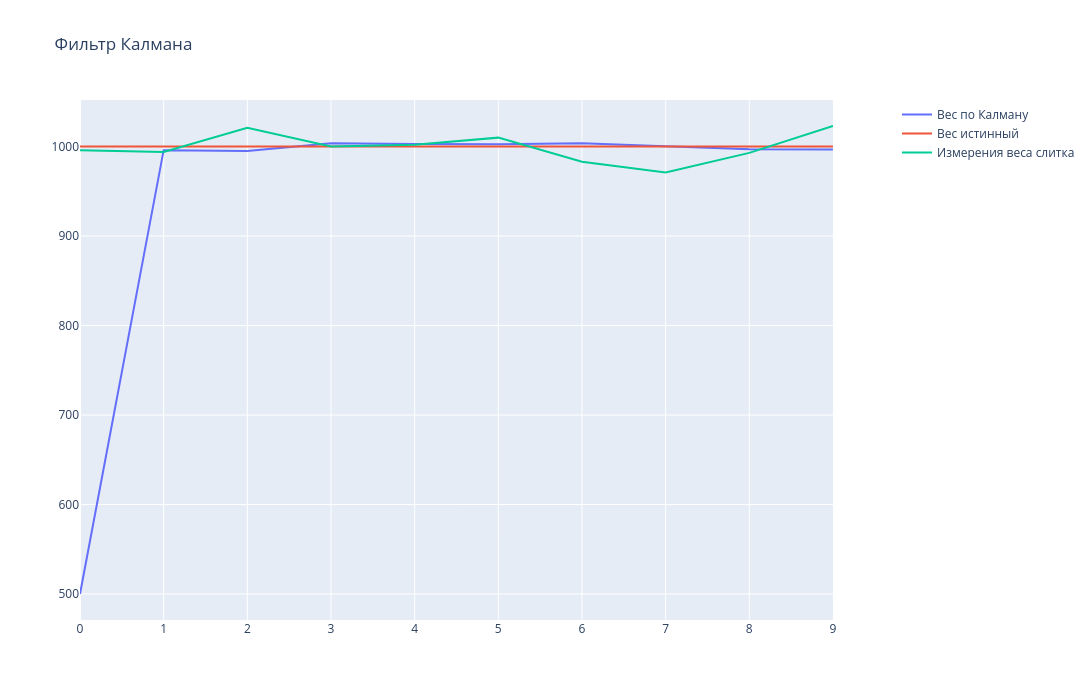

The cell this chart's notebook holds for it:
### Markdown cell above
### α фильтр

### Code cell
import plotly.graph_objs as go

from plotly.subplots import make_subplots

x = [500]
speed = [500]
predict=[]
alpha=[]
mes = [996, 994, 1021, 1000, 1002, 1010, 983, 971, 993, 1023]

for i in range(len(mes)):
    alpha.append(1/(i+1))
    predict.append(x[i])
    x.append(predict[i]+alpha[i]*(mes[i]-predict[i]))

fig = make_subplots(specs=[[{"secondary_y": True}]])

fig.add_trace(go.Scatter(x=[i for i in range(len(mes))], y = x, mode='lines', name='Вес по Калману'), secondary_y=False)
fig.add_trace(go.Scatter(x=[i for i in range(len(mes))], y = [1000 for i in range(len(mes))], mode='lines', name='Вес истинный'), secondary_y=False)
fig.add_trace(go.Scatter(x=[i for i in range(len(mes))], y = mes, mode='lines', name='Измерения веса слитка'), secondary_y=False)


fig.update_layout(title_text='Фильтр Калмана', width=1400, height=700)
fig.show()

### Figure 1 — Plotly figure (JSON) as saved in the notebook; plotly's stock layout.template omitted (floating-point values rounded to 4 significant figures)
{"data": [{"mode": "lines", "name": "Вес по Калману", "type": "scatter", "x": [0, 1, 2, 3, 4, 5, 6, 7, 8, 9], "xaxis": "x", "y": [500, 996, 995, 1004.0, 1003.0, 1003.0, 1004.0, 1001.0, 997.1, 996.7, 999.3], "yaxis": "y"}, {"mode": "lines", "name": "Вес истинный", "type": "scatter", "x": [0, 1, 2, 3, 4, 5, 6, 7, 8, 9], "xaxis": "x", "y": [1000, 1000, 1000, 1000, 1000, 1000, 1000, 1000, 1000, 1000], "yaxis": "y"}, {"mode": "lines", "name": "Измерения веса слитка", "type": "scatter", "x": [0, 1, 2, 3, 4, 5, 6, 7, 8, 9], "xaxis": "x", "y": [996, 994, 1021, 1000, 1002, 1010, 983, 971, 993, 1023], "yaxis": "y"}], "layout": {"height": 700, "title": {"text": "Фильтр Калмана"}, "width": 1400, "xaxis": {"anchor": "y", "domain": [0, 0.94]}, "yaxis": {"anchor": "x", "domain": [0, 1]}, "yaxis2": {"anchor": "x", "overlaying": "y", "side": "right"}}}
